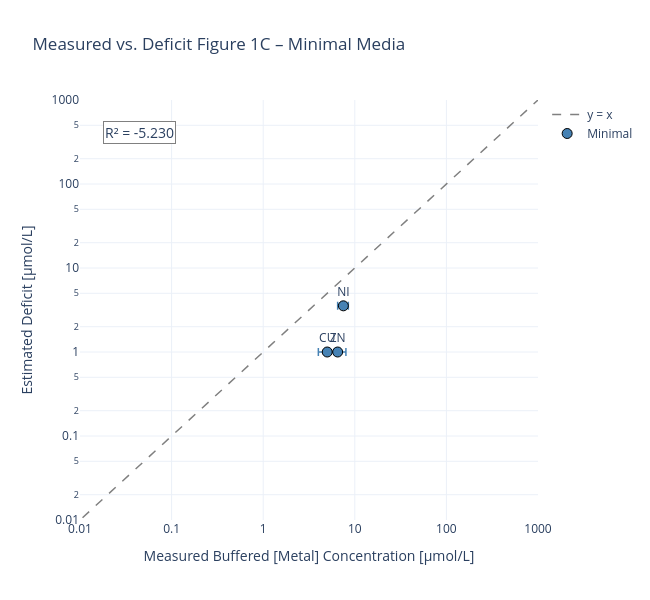

The cell this chart's notebook holds for it:
### Code cell
# Build df_plot4: Minimal only, adjusted deficit floor
df_p4 = results_minimal[['deficit_M', 'deficit_M_err', 'measured_M', 'measured_std_M']].copy()

# Apply floor: if deficit is negative but within error → set to 1 µM
neg_but_possible = (df_p4["deficit_M"] < 0) & (
    df_p4["deficit_M"] + df_p4["deficit_M_err"] > 0
)
df_p4.loc[neg_but_possible, "deficit_M"] = 1e-6

df_p4_clean = df_p4.dropna(subset=["measured_M", "deficit_M"]).copy()
df_p4_clean = df_p4_clean[df_p4_clean["deficit_M"] > 0]

x     = df_p4_clean["measured_M"].astype(float) * 1e6
y     = df_p4_clean["deficit_M"].astype(float) * 1e6
x_err = df_p4_clean["measured_std_M"].fillna(0).astype(float) * 1e6
y_err = df_p4_clean["deficit_M_err"].astype(float) * 1e6

mask = (x > 0) & (y > 0)
r2   = r2_score(np.log10(y[mask]), np.log10(x[mask]))

ref_range = np.logspace(-4, 6, 100)

fig4 = go.Figure()
fig4.add_trace(go.Scatter(
    x=ref_range, y=ref_range,
    mode='lines', name='y = x',
    line=dict(color='gray', dash='dash', width=1.5),
))
fig4.add_trace(go.Scatter(
    x=x, y=y,
    mode='markers+text',
    name='Minimal',
    text=df_p4_clean.index.tolist(),
    textposition='top center',
    marker=dict(size=10, color='steelblue', line=dict(width=1, color='black')),
    error_x=dict(type="data", array=x_err, visible=True, color="steelblue", thickness=1.5),
))
fig4.add_annotation(
    x=0.05, y=0.95, xref="paper", yref="paper",
    text=f'R² = {r2:.3f}', showarrow=False,
    font=dict(size=14), bgcolor='white', bordercolor='gray', borderwidth=1,
)
fig4.update_layout(
    title='Measured vs. Deficit Figure 1C – Minimal Media',
    xaxis=dict(title='Measured Buffered [Metal] Concentration [µmol/L]', type='log', range=[-2, 3]),
    yaxis=dict(title='Estimated Deficit [µmol/L]', type='log', range=[-2, 3]),
    template='plotly_white', width=650, height=600,
)
fig4.show()

### Figure 1 — Plotly figure (JSON) as saved in the notebook; plotly's stock layout.template omitted (floating-point values rounded to 4 significant figures)
{"data": [{"line": {"color": "gray", "dash": "dash", "width": 1.5}, "mode": "lines", "name": "y = x", "x": [0.0001, 0.0001262, 0.0001592, 0.0002009, 0.0002535, 0.0003199, 0.0004037, 0.0005094, 0.0006428, 0.0008111, 0.001024, 0.001292, 0.00163, 0.002057, 0.002595, 0.003275, 0.004132, 0.005214, 0.006579, 0.008302, 0.01048, 0.01322, 0.01668, 0.02105, 0.02656, 0.03352, 0.04229, 0.05337, 0.06734, 0.08498, 0.1072, 0.1353, 0.1707, 0.2154, 0.2719, 0.343, 0.4329, 0.5462, 0.6893, 0.8697, 1.097, 1.385, 1.748, 2.205, 2.783, 3.511, 4.431, 5.591, 7.055, 8.902, 11.23, 14.17, 17.89, 22.57, 28.48, 35.94, 45.35, 57.22, 72.21, 91.12, 115.0, 145.1, 183.1, 231.0, 291.5, 367.8, 464.2, 585.7, 739.1, 932.6, 1177.0, 1485.0, 1874.0, 2364.0, 2984.0, 3765.0, 4751.0, 5995.0, 7565.0, 9545.0, 12050.0, 15200.0, 19180.0, 24200.0, 30540.0, 38540.0, 48630.0, 61360.0, 77430.0, 97700.0, 123300.0, 155600.0, 196300.0, 247700.0, 312600.0, 394400.0, 497700.0, 628000.0, 792500.0, 1000000.0], "y": [0.0001, 0.0001262, 0.0001592, 0.0002009, 0.0002535, 0.0003199, 0.0004037, 0.0005094, 0.0006428, 0.0008111, 0.001024, 0.001292, 0.00163, 0.002057, 0.002595, 0.003275, 0.004132, 0.005214, 0.006579, 0.008302, 0.01048, 0.01322, 0.01668, 0.02105, 0.02656, 0.03352, 0.04229, 0.05337, 0.06734, 0.08498, 0.1072, 0.1353, 0.1707, 0.2154, 0.2719, 0.343, 0.4329, 0.5462, 0.6893, 0.8697, 1.097, 1.385, 1.748, 2.205, 2.783, 3.511, 4.431, 5.591, 7.055, 8.902, 11.23, 14.17, 17.89, 22.57, 28.48, 35.94, 45.35, 57.22, 72.21, 91.12, 115.0, 145.1, 183.1, 231.0, 291.5, 367.8, 464.2, 585.7, 739.1, 932.6, 1177.0, 1485.0, 1874.0, 2364.0, 2984.0, 3765.0, 4751.0, 5995.0, 7565.0, 9545.0, 12050.0, 15200.0, 19180.0, 24200.0, 30540.0, 38540.0, 48630.0, 61360.0, 77430.0, 97700.0, 123300.0, 155600.0, 196300.0, 247700.0, 312600.0, 394400.0, 497700.0, 628000.0, 792500.0, 1000000.0], "type": "scatter"}, {"error_x": {"array": [1.0, 1.0, 1.5], "color": "steelblue", "thickness": 1.5, "type": "data", "visible": true}, "marker": {"color": "steelblue", "line": {"color": "black", "width": 1}, "size": 10}, "mode": "markers+text", "name": "Minimal", "text": ["CU", "NI", "ZN"], "textposition": "top center", "x": [5.0, 7.5, 6.5], "y": [1.0, 3.546, 1.0], "type": "scatter"}], "layout": {"annotations": [{"bgcolor": "white", "bordercolor": "gray", "borderwidth": 1, "font": {"size": 14}, "showarrow": false, "text": "R² = -5.230", "x": 0.05, "xref": "paper", "y": 0.95, "yref": "paper"}], "xaxis": {"title": {"text": "Measured Buffered [Metal] Concentration [µmol/L]"}, "type": "log", "range": [-2, 3]}, "yaxis": {"title": {"text": "Estimated Deficit [µmol/L]"}, "type": "log", "range": [-2, 3]}, "title": {"text": "Measured vs. Deficit Figure 1C – Minimal Media"}, "width": 650, "height": 600}}
